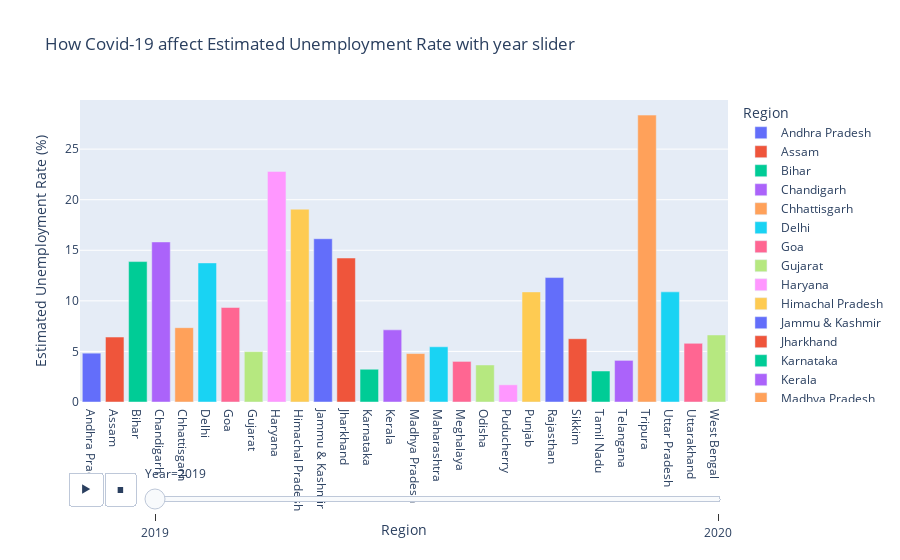

The cell this chart's notebook holds for it:
### Code cell
fig=px.bar(state,x='Region',y='Estimated Unemployment Rate (%)',color='Region',animation_frame=str('Year'),template='plotly',title="How Covid-19 affect Estimated Unemployment Rate with year slider")
fig.show()

### Figure 1 — Plotly figure (JSON) as saved in the notebook; plotly's stock layout.template omitted (floating-point values rounded to 4 significant figures)
{"data": [{"alignmentgroup": "True", "hovertemplate": "Region=%{x}<br>Year=2019<br>Estimated Unemployment Rate (%)=%{y}<extra></extra>", "legendgroup": "Andhra Pradesh", "marker": {"color": "#636efa", "pattern": {"shape": ""}}, "name": "Andhra Pradesh", "offsetgroup": "Andhra Pradesh", "orientation": "v", "showlegend": true, "textposition": "auto", "type": "bar", "x": ["Andhra Pradesh"], "xaxis": "x", "y": [4.827], "yaxis": "y"}, {"alignmentgroup": "True", "hovertemplate": "Region=%{x}<br>Year=2019<br>Estimated Unemployment Rate (%)=%{y}<extra></extra>", "legendgroup": "Assam", "marker": {"color": "#EF553B", "pattern": {"shape": ""}}, "name": "Assam", "offsetgroup": "Assam", "orientation": "v", "showlegend": true, "textposition": "auto", "type": "bar", "x": ["Assam"], "xaxis": "x", "y": [6.421], "yaxis": "y"}, {"alignmentgroup": "True", "hovertemplate": "Region=%{x}<br>Year=2019<br>Estimated Unemployment Rate (%)=%{y}<extra></extra>", "legendgroup": "Bihar", "marker": {"color": "#00cc96", "pattern": {"shape": ""}}, "name": "Bihar", "offsetgroup": "Bihar", "orientation": "v", "showlegend": true, "textposition": "auto", "type": "bar", "x": ["Bihar"], "xaxis": "x", "y": [13.88], "yaxis": "y"}, {"alignmentgroup": "True", "hovertemplate": "Region=%{x}<br>Year=2019<br>Estimated Unemployment Rate (%)=%{y}<extra></extra>", "legendgroup": "Chandigarh", "marker": {"color": "#ab63fa", "pattern": {"shape": ""}}, "name": "Chandigarh", "offsetgroup": "Chandigarh", "orientation": "v", "showlegend": true, "textposition": "auto", "type": "bar", "x": ["Chandigarh"], "xaxis": "x", "y": [15.82], "yaxis": "y"}, {"alignmentgroup": "True", "hovertemplate": "Region=%{x}<br>Year=2019<br>Estimated Unemployment Rate (%)=%{y}<extra></extra>", "legendgroup": "Chhattisgarh", "marker": {"color": "#FFA15A", "pattern": {"shape": ""}}, "name": "Chhattisgarh", "offsetgroup": "Chhattisgarh", "orientation": "v", "showlegend": true, "textposition": "auto", "type": "bar", "x": ["Chhattisgarh"], "xaxis": "x", "y": [7.347], "yaxis": "y"}, {"alignmentgroup": "True", "hovertemplate": "Region=%{x}<br>Year=2019<br>Estimated Unemployment Rate (%)=%{y}<extra></extra>", "legendgroup": "Delhi", "marker": {"color": "#19d3f3", "pattern": {"shape": ""}}, "name": "Delhi", "offsetgroup": "Delhi", "orientation": "v", "showlegend": true, "textposition": "auto", "type": "bar", "x": ["Delhi"], "xaxis": "x", "y": [13.75], "yaxis": "y"}, {"alignmentgroup": "True", "hovertemplate": "Region=%{x}<br>Year=2019<br>Estimated Unemployment Rate (%)=%{y}<extra></extra>", "legendgroup": "Goa", "marker": {"color": "#FF6692", "pattern": {"shape": ""}}, "name": "Goa", "offsetgroup": "Goa", "orientation": "v", "showlegend": true, "textposition": "auto", "type": "bar", "x": ["Goa"], "xaxis": "x", "y": [9.346], "yaxis": "y"}, {"alignmentgroup": "True", "hovertemplate": "Region=%{x}<br>Year=2019<br>Estimated Unemployment Rate (%)=%{y}<extra></extra>", "legendgroup": "Gujarat", "marker": {"color": "#B6E880", "pattern": {"shape": ""}}, "name": "Gujarat", "offsetgroup": "Gujarat", "orientation": "v", "showlegend": true, "textposition": "auto", "type": "bar", "x": ["Gujarat"], "xaxis": "x", "y": [4.979], "yaxis": "y"}, {"alignmentgroup": "True", "hovertemplate": "Region=%{x}<br>Year=2019<br>Estimated Unemployment Rate (%)=%{y}<extra></extra>", "legendgroup": "Haryana", "marker": {"color": "#FF97FF", "pattern": {"shape": ""}}, "name": "Haryana", "offsetgroup": "Haryana", "orientation": "v", "showlegend": true, "textposition": "auto", "type": "bar", "x": ["Haryana"], "xaxis": "x", "y": [22.8], "yaxis": "y"}, {"alignmentgroup": "True", "hovertemplate": "Region=%{x}<br>Year=2019<br>Estimated Unemployment Rate (%)=%{y}<extra></extra>", "legendgroup": "Himachal Pradesh", "marker": {"color": "#FECB52", "pattern": {"shape": ""}}, "name": "Himachal Pradesh", "offsetgroup": "Himachal Pradesh", "orientation": "v", "showlegend": true, "textposition": "auto", "type": "bar", "x": ["Himachal Pradesh"], "xaxis": "x", "y": [19.06], "yaxis": "y"}, {"alignmentgroup": "True", "hovertemplate": "Region=%{x}<br>Year=2019<br>Estimated Unemployment Rate (%)=%{y}<extra></extra>", "legendgroup": "Jammu & Kashmir", "marker": {"color": "#636efa", "pattern": {"shape": ""}}, "name": "Jammu & Kashmir", "offsetgroup": "Jammu & Kashmir", "orientation": "v", "showlegend": true, "textposition": "auto", "type": "bar", "x": ["Jammu & Kashmir"], "xaxis": "x", "y": [16.14], "yaxis": "y"}, {"alignmentgroup": "True", "hovertemplate": "Region=%{x}<br>Year=2019<br>Estimated Unemployment Rate (%)=%{y}<extra></extra>", "legendgroup": "Jharkhand", "marker": {"color": "#EF553B", "pattern": {"shape": ""}}, "name": "Jharkhand", "offsetgroup": "Jharkhand", "orientation": "v", "showlegend": true, "textposition": "auto", "type": "bar", "x": ["Jharkhand"], "xaxis": "x", "y": [14.23], "yaxis": "y"}, {"alignmentgroup": "True", "hovertemplate": "Region=%{x}<br>Year=2019<br>Estimated Unemployment Rate (%)=%{y}<extra></extra>", "legendgroup": "Karnataka", "marker": {"color": "#00cc96", "pattern": {"shape": ""}}, "name": "Karnataka", "offsetgroup": "Karnataka", "orientation": "v", "showlegend": true, "textposition": "auto", "type": "bar", "x": ["Karnataka"], "xaxis": "x", "y": [3.239], "yaxis": "y"}, {"alignmentgroup": "True", "hovertemplate": "Region=%{x}<br>Year=2019<br>Estimated Unemployment Rate (%)=%{y}<extra></extra>", "legendgroup": "Kerala", "marker": {"color": "#ab63fa", "pattern": {"shape": ""}}, "name": "Kerala", "offsetgroup": "Kerala", "orientation": "v", "showlegend": true, "textposition": "auto", "type": "bar", "x": ["Kerala"], "xaxis": "x", "y": [7.131], "yaxis": "y"}, {"alignmentgroup": "True", "hovertemplate": "Region=%{x}<br>Year=2019<br>Estimated Unemployment Rate (%)=%{y}<extra></extra>", "legendgroup": "Madhya Pradesh", "marker": {"color": "#FFA15A", "pattern": {"shape": ""}}, "name": "Madhya Pradesh", "offsetgroup": "Madhya Pradesh", "orientation": "v", "showlegend": true, "textposition": "auto", "type": "bar", "x": ["Madhya Pradesh"], "xaxis": "x", "y": [4.788], "yaxis": "y"}, {"alignmentgroup": "True", "hovertemplate": "Region=%{x}<br>Year=2019<br>Estimated Unemployment Rate (%)=%{y}<extra></extra>", "legendgroup": "Maharashtra", "marker": {"color": "#19d3f3", "pattern": {"shape": ""}}, "name": "Maharashtra", "offsetgroup": "Maharashtra", "orientation": "v", "showlegend": true, "textposition": "auto", "type": "bar", "x": ["Maharashtra"], "xaxis": "x", "y": [5.459], "yaxis": "y"}, {"alignmentgroup": "True", "hovertemplate": "Region=%{x}<br>Year=2019<br>Estimated Unemployment Rate (%)=%{y}<extra></extra>", "legendgroup": "Meghalaya", "marker": {"color": "#FF6692", "pattern": {"shape": ""}}, "name": "Meghalaya", "offsetgroup": "Meghalaya", "orientation": "v", "showlegend": true, "textposition": "auto", "type": "bar", "x": ["Meghalaya"], "xaxis": "x", "y": [4.013], "yaxis": "y"}, {"alignmentgroup": "True", "hovertemplate": "Region=%{x}<br>Year=2019<br>Estimated Unemployment Rate (%)=%{y}<extra></extra>", "legendgroup": "Odisha", "marker": {"color": "#B6E880", "pattern": {"shape": ""}}, "name": "Odisha", "offsetgroup": "Odisha", "orientation": "v", "showlegend": true, "textposition": "auto", "type": "bar", "x": ["Odisha"], "xaxis": "x", "y": [3.661], "yaxis": "y"}, {"alignmentgroup": "True", "hovertemplate": "Region=%{x}<br>Year=2019<br>Estimated Unemployment Rate (%)=%{y}<extra></extra>", "legendgroup": "Puducherry", "marker": {"color": "#FF97FF", "pattern": {"shape": ""}}, "name": "Puducherry", "offsetgroup": "Puducherry", "orientation": "v", "showlegend": true, "textposition": "auto", "type": "bar", "x": ["Puducherry"], "xaxis": "x", "y": [1.699], "yaxis": "y"}, {"alignmentgroup": "True", "hovertemplate": "Region=%{x}<br>Year=2019<br>Estimated Unemployment Rate (%)=%{y}<extra></extra>", "legendgroup": "Punjab", "marker": {"color": "#FECB52", "pattern": {"shape": ""}}, "name": "Punjab", "offsetgroup": "Punjab", "orientation": "v", "showlegend": true, "textposition": "auto", "type": "bar", "x": ["Punjab"], "xaxis": "x", "y": [10.88], "yaxis": "y"}, {"alignmentgroup": "True", "hovertemplate": "Region=%{x}<br>Year=2019<br>Estimated Unemployment Rate (%)=%{y}<extra></extra>", "legendgroup": "Rajasthan", "marker": {"color": "#636efa", "pattern": {"shape": ""}}, "name": "Rajasthan", "offsetgroup": "Rajasthan", "orientation": "v", "showlegend": true, "textposition": "auto", "type": "bar", "x": ["Rajasthan"], "xaxis": "x", "y": [12.3], "yaxis": "y"}, {"alignmentgroup": "True", "hovertemplate": "Region=%{x}<br>Year=2019<br>Estimated Unemployment Rate (%)=%{y}<extra></extra>", "legendgroup": "Sikkim", "marker": {"color": "#EF553B", "pattern": {"shape": ""}}, "name": "Sikkim", "offsetgroup": "Sikkim", "orientation": "v", "showlegend": true, "textposition": "auto", "type": "bar", "x": ["Sikkim"], "xaxis": "x", "y": [6.257], "yaxis": "y"}, {"alignmentgroup": "True", "hovertemplate": "Region=%{x}<br>Year=2019<br>Estimated Unemployment Rate (%)=%{y}<extra></extra>", "legendgroup": "Tamil Nadu", "marker": {"color": "#00cc96", "pattern": {"shape": ""}}, "name": "Tamil Nadu", "offsetgroup": "Tamil Nadu", "orientation": "v", "showlegend": true, "textposition": "auto", "type": "bar", "x": ["Tamil Nadu"], "xaxis": "x", "y": [3.064], "yaxis": "y"}, {"alignmentgroup": "True", "hovertemplate": "Region=%{x}<br>Year=2019<br>Estimated Unemployment Rate (%)=%{y}<extra></extra>", "legendgroup": "Telangana", "marker": {"color": "#ab63fa", "pattern": {"shape": ""}}, "name": "Telangana", "offsetgroup": "Telangana", "orientation": "v", "showlegend": true, "textposition": "auto", "type": "bar", "x": ["Telangana"], "xaxis": "x", "y": [4.116], "yaxis": "y"}, {"alignmentgroup": "True", "hovertemplate": "Region=%{x}<br>Year=2019<br>Estimated Unemployment Rate (%)=%{y}<extra></extra>", "legendgroup": "Tripura", "marker": {"color": "#FFA15A", "pattern": {"shape": ""}}, "name": "Tripura", "offsetgroup": "Tripura", "orientation": "v", "showlegend": true, "textposition": "auto", "type": "bar", "x": ["Tripura"], "xaxis": "x", "y": [28.36], "yaxis": "y"}, {"alignmentgroup": "True", "hovertemplate": "Region=%{x}<br>Year=2019<br>Estimated Unemployment Rate (%)=%{y}<extra></extra>", "legendgroup": "Uttar Pradesh", "marker": {"color": "#19d3f3", "pattern": {"shape": ""}}, "name": "Uttar Pradesh", "offsetgroup": "Uttar Pradesh", "orientation": "v", "showlegend": true, "textposition": "auto", "type": "bar", "x": ["Uttar Pradesh"], "xaxis": "x", "y": [10.89], "yaxis": "y"}, {"alignmentgroup": "True", "hovertemplate": "Region=%{x}<br>Year=2019<br>Estimated Unemployment Rate (%)=%{y}<extra></extra>", "legendgroup": "Uttarakhand", "marker": {"color": "#FF6692", "pattern": {"shape": ""}}, "name": "Uttarakhand", "offsetgroup": "Uttarakhand", "orientation": "v", "showlegend": true, "textposition": "auto", "type": "bar", "x": ["Uttarakhand"], "xaxis": "x", "y": [5.801], "yaxis": "y"}, {"alignmentgroup": "True", "hovertemplate": "Region=%{x}<br>Year=2019<br>Estimated Unemployment Rate (%)=%{y}<extra></extra>", "legendgroup": "West Bengal", "marker": {"color": "#B6E880", "pattern": {"shape": ""}}, "name": "West Bengal", "offsetgroup": "West Bengal", "orientation": "v", "showlegend": true, "textposition": "auto", "type": "bar", "x": ["West Bengal"], "xaxis": "x", "y": [6.626], "yaxis": "y"}], "layout": {"barmode": "relative", "legend": {"title": {"text": "Region"}, "tracegroupgap": 0}, "sliders": [{"active": 0, "currentvalue": {"prefix": "Year="}, "len": 0.9, "pad": {"b": 10, "t": 60}, "steps": [{"args": [["2019"], {"frame": {"duration": 0, "redraw": true}, "fromcurrent": true, "mode": "immediate", "transition": {"duration": 0, "easing": "linear"}}], "label": "2019", "method": "animate"}, {"args": [["2020"], {"frame": {"duration": 0, "redraw": true}, "fromcurrent": true, "mode": "immediate", "transition": {"duration": 0, "easing": "linear"}}], "label": "2020", "method": "animate"}], "x": 0.1, "xanchor": "left", "y": 0, "yanchor": "top"}], "title": {"text": "How Covid-19 affect Estimated Unemployment Rate with year slider"}, "updatemenus": [{"buttons": [{"args": [null, {"frame": {"duration": 500, "redraw": true}, "fromcurrent": true, "mode": "immediate", "transition": {"duration": 500, "easing": "linear"}}], "label": "&#9654;", "method": "animate"}, {"args": [[null], {"frame": {"duration": 0, "redraw": true}, "fromcurrent": true, "mode": "immediate", "transition": {"duration": 0, "easing": "linear"}}], "label": "&#9724;", "method": "animate"}], "direction": "left", "pad": {"r": 10, "t": 70}, "showactive": false, "type": "buttons", "x": 0.1, "xanchor": "right", "y": 0, "yanchor": "top"}], "xaxis": {"anchor": "y", "categoryarray": ["Andhra Pradesh", "Assam", "Bihar", "Chandigarh", "Chhattisgarh", "Delhi", "Goa", "Gujarat", "Haryana", "Himachal Pradesh", "Jammu & Kashmir", "Jharkhand", "Karnataka", "Kerala", "Madhya Pradesh", "Maharashtra", "Meghalaya", "Odisha", "Puducherry", "Punjab", "Rajasthan", "Sikkim", "Tamil Nadu", "Telangana", "Tripura", "Uttar Pradesh", "Uttarakhand", "West Bengal"], "categoryorder": "array", "domain": [0, 1], "title": {"text": "Region"}}, "yaxis": {"anchor": "x", "domain": [0, 1], "title": {"text": "Estimated Unemployment Rate (%)"}}}}
